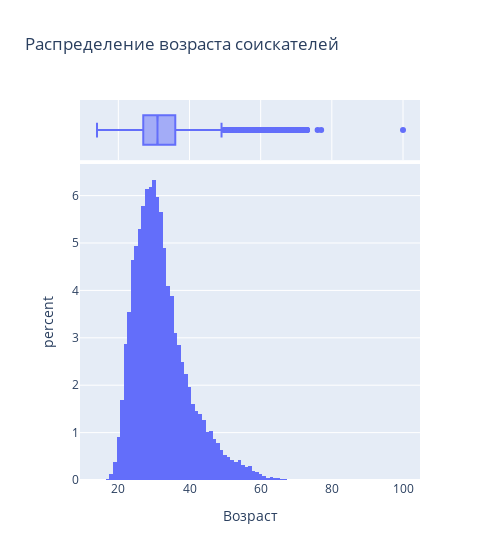

The cell this chart's notebook holds for it:
### Markdown cell above
1. Постройте распределение признака **"Возраст"**. Опишите распределение, отвечая на следующие вопросы: чему равна мода распределения, каковы предельные значения признака, в каком примерном интервале находится возраст большинства соискателей? Есть ли аномалии для признака возраста, какие значения вы бы причислили к их числу?
*Совет: постройте гистограмму и коробчатую диаграмму рядом.*

### Code cell
# Импортируем необходимые библиотеки
import pandas as pd
import numpy as np
import plotly.express as px

# Загружаем данные о соискателях
df = pd.read_csv('data/dst-3.0_16_1_hh_database.csv', sep=';')

# Разделяем столбец "Пол, возраст" на два столбца
df[['Пол', 'Возраст']] = df['Пол, возраст'].str.split(', ', n=1, expand=True)

# Функция для извлечения возраста 
def extract_age(text): 
    if pd.isna(text) or text == 'Не указано':  # Проверяем на NaN и 'Не указано'
        return None 
    
    year_splitted = text.split(' ') 
    years_list = ['год', 'года', 'лет'] 
    life_years = None  # Инициализируем переменную как None
    
    for index, item in enumerate(year_splitted): 
        if item in years_list: 
            try:
                life_years = int(year_splitted[index - 1])  # Пробуем преобразовать в int
                break  # Прерываем цикл, если нашли возраст
            except (ValueError, IndexError):
                continue  # Игнорируем ошибки и продолжаем
    
    return life_years  # Возвращаем найденный возраст или None

# Применяем функцию к столбцу 'Возраст' 
df['Возраст'] = df['Возраст'].apply(extract_age) 

# 1. Вычисляем моду возраста
мода = df['Возраст'].mode()[0]

# 2. Предельные значения возраста
предельные_значения = (df['Возраст'].min(), df['Возраст'].max())

# 3. Интервал, в котором находится возраст большинства соискателей
интервал = (df['Возраст'].quantile(0.25), df['Возраст'].quantile(0.75))

# 4. Выявление аномалий (например, значения ниже 18 или выше 65)
аномалии = df[(df['Возраст'] < 18) | (df['Возраст'] > 65)]

# Строим гистограмму и коробчатую диаграмму рядом с помощью plotly.express
fig = px.histogram(
    data_frame=df,
    x='Возраст',
    title='Распределение возраста соискателей',
    histnorm='percent',
    width=500,
    marginal='box',
)
fig.show()

# Выводим результаты анализа
display(мода)
display(предельные_значения)
display(интервал)
display(аномалии)

### Figure 1 — Plotly figure (JSON) as saved in the notebook; plotly's stock layout.template omitted (floating-point values rounded to 4 significant figures; data arrays with more than 128 entries replaced by an {"elided": "..."} marker saying what was removed)
{"data": [{"alignmentgroup": "True", "bingroup": "x", "histnorm": "percent", "hovertemplate": "Возраст=%{x}<br>percent=%{y}<extra></extra>", "legendgroup": "", "marker": {"color": "#636efa", "pattern": {"shape": ""}}, "name": "", "offsetgroup": "", "orientation": "v", "showlegend": false, "type": "histogram", "x": {"elided": "44744 int values"}, "xaxis": "x", "yaxis": "y"}, {"alignmentgroup": "True", "hovertemplate": "Возраст=%{x}<extra></extra>", "legendgroup": "", "marker": {"color": "#636efa"}, "name": "", "notched": true, "offsetgroup": "", "showlegend": false, "type": "box", "x": {"elided": "44744 int values"}, "xaxis": "x2", "yaxis": "y2"}], "layout": {"barmode": "relative", "legend": {"tracegroupgap": 0}, "title": {"text": "Распределение возраста соискателей"}, "width": 500, "xaxis": {"anchor": "y", "domain": [0, 1], "title": {"text": "Возраст"}}, "xaxis2": {"anchor": "y2", "domain": [0, 1], "matches": "x", "showgrid": true, "showticklabels": false}, "yaxis": {"anchor": "x", "domain": [0, 0.8316], "title": {"text": "percent"}}, "yaxis2": {"anchor": "x2", "domain": [0.8416, 1], "matches": "y2", "showgrid": false, "showline": false, "showticklabels": false, "ticks": ""}}}
